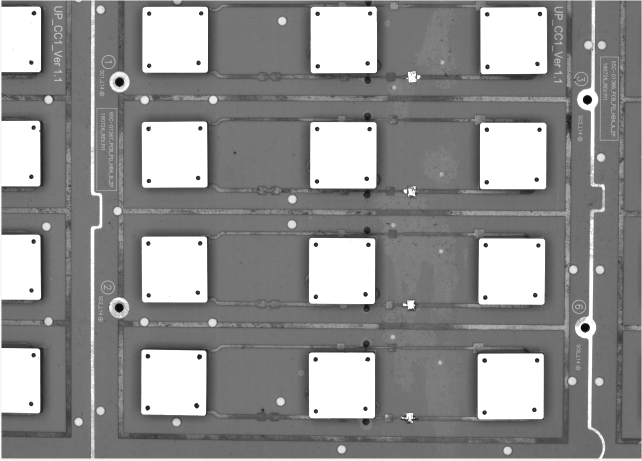
#> input picture _testcodes/원모양 탐지 (리벳의 원형만을 탐지 테스트코드)/2.png, 1284 x 922 px, given in place of the camera (shown at 1/2 size)
$ python ERI_Rivet_Detect_by_CircleDetector.py
#> lines starting #> are read from the running program, lines starting #| are printed output that depends on the picture; after the words box and inside, x2 and y2 are one past the last pixel; in counts of white or black regions, pixels touching at a corner belong together
import cv2
from more_itertools import unique_everseen
import numpy as np

# 2대의 카메라 해상도 설정 및 출력.
cap0 = cv2.VideoCapture(0)
cap0.set(cv2.CAP_PROP_FRAME_WIDTH, 1280) # Width 4608
cap0.set(cv2.CAP_PROP_FRAME_HEIGHT, 960) # Height 3288
print("첫번째 카메라 현재 해상도 %d x %d" %(cap0.get(3), cap0.get(4)))

cap1 = cv2.VideoCapture(1)
cap1.set(cv2.CAP_PROP_FRAME_WIDTH, 4608) # Width 4608
cap1.set(cv2.CAP_PROP_FRAME_HEIGHT, 3288) # Height 3288
print("두번째 카메라 현재 해상도 %d x %d" %(cap1.get(3), cap1.get(4)))

# 검사할 총 리벳갯수 입력 (기준값)
judge = 32

# 검출할 영역(관심영역)을 지정 (start point to end point of Rectangle Box).
ROI_list = [
    [(160, 50), (1200, 180)],
    [(150, 360), (1200, 500)],
    [(130, 640), (1250, 800)]
 ]

# 예외처리 박스
ex_w = 30   # 가로 x 세로
ex_h = 30
except_box = [
    [(205, 425)],
    [(910, 415)],
    [(440, 385)]
]

truevalue = 0
falsevalue = 0
wholevalue = 0

def judgefunc(cnt):
    global judge, truevalue, wholevalue, falsevalue

    wholevalue = wholevalue + 1         # 함수가 수행할때마다 증가
    if cnt == judge:                    # 판독값과 기준값이 일치할때 true값 증가
        truevalue = truevalue + 1
    else:                               # 판독값과 기준값이 일치할때 faluse값 증가
        falsevalue = falsevalue + 1


    # 함수가 5번 수행했을때 수행.
    if (wholevalue > 5):
        if truevalue > 3:               # true값이 3이상이다 합격(1)
            wholevalue = 0
            truevalue = 0
            return 1
        elif falsevalue > 3:            # false값이 3이상이다 불합격(-1)
            wholevalue = 0
            falsevalue = 0
            return -1
    else:                               # 판독안할 때는 그냥 return 0
        return 0

def houghCircle():
    fail = 0
    overfail = 0
    underfail = 0

    while True:

        # 프레임 읽기
        ret, frame = cap1.read()
#> frame is the input picture: shape (922, 1284, 3); min 7, max 255, mean 143.2

        # 화면 크기 조절 (본인에게 맞는 해상도 조절)
        result = cv2.resize(frame, (1280, 960), interpolation=cv2.INTER_LINEAR)
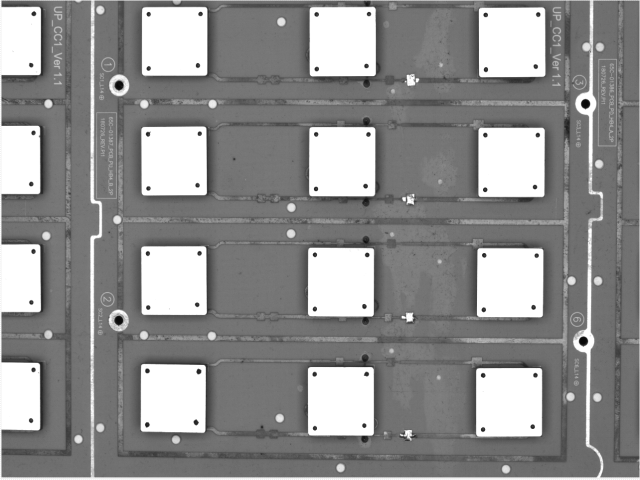
#> result: shape (960, 1280, 3) (shown at 1/2 size); min 7, max 255, mean 143.1
        img_gray = cv2.cvtColor(result, cv2.COLOR_BGR2GRAY)  # gray로 변환.

        # 관심영역(ROI, Range of Interest) 지정.
        for i in range(len(ROI_list)):
            result = cv2.rectangle(result, ROI_list[i][0], ROI_list[i][1], (150, 50, 150), 5)
            cv2.putText(result, 'ROI%d' %(i + 1), (ROI_list[i][0][0], ROI_list[i][0][1] - 3), cv2.FONT_HERSHEY_SIMPLEX, 1, (0, 0, 255), 2, cv2.LINE_AA)
#> this loop made 3 passes
#> pass 1, in houghCircle, `result = cv2.rectangle(result, ROI_list[i][0], ROI_list[i][1], (150, 5..`:
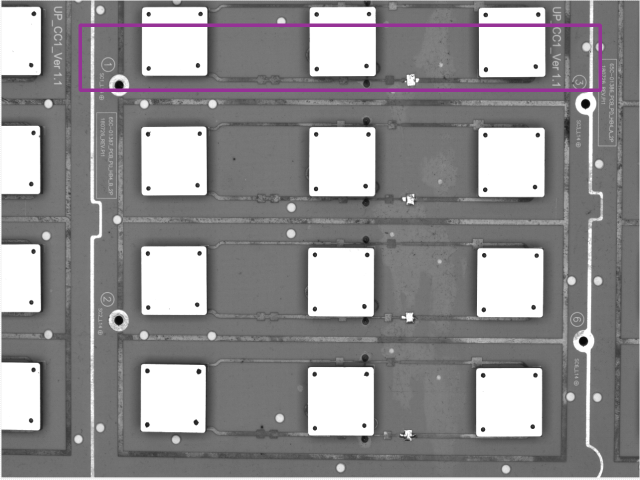
#> result: shape (960, 1280, 3) (shown at 1/2 size); 1.33% of pixels changed, all inside (x1, y1, x2, y2) = (157, 47, 1204, 184)
#> pass 2, in houghCircle, `result = cv2.rectangle(result, ROI_list[i][0], ROI_list[i][1], (150, 5..`:
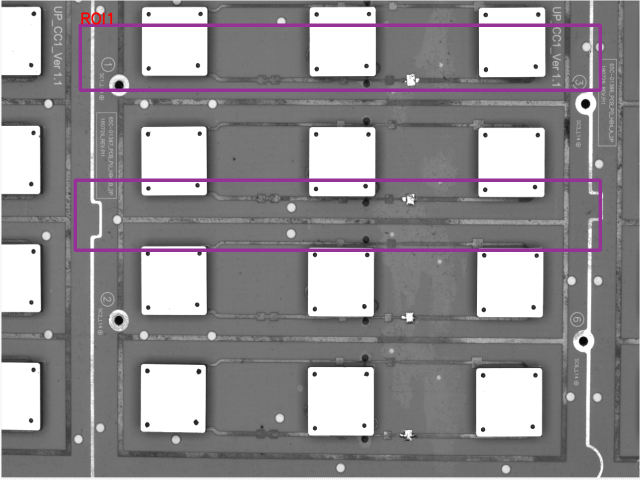
#> result: shape (960, 1280, 3) (shown at 1/2 size); 1.43% of pixels changed, all inside (x1, y1, x2, y2) = (147, 24, 1204, 504)
#> pass 3, in houghCircle, `result = cv2.rectangle(result, ROI_list[i][0], ROI_list[i][1], (150, 5..`:
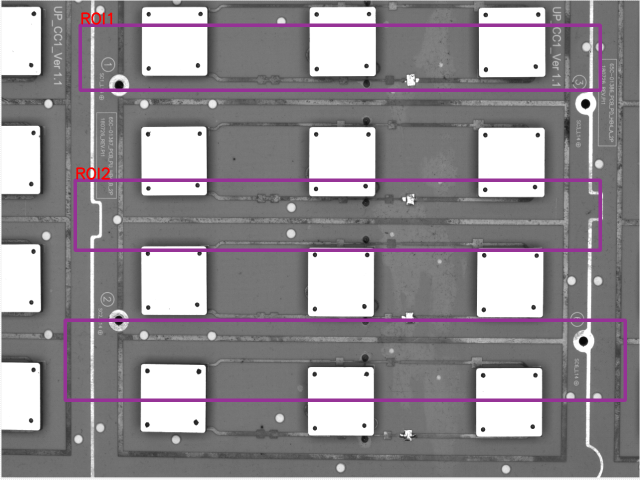
#> result: shape (960, 1280, 3) (shown at 1/2 size); 1.54% of pixels changed, all inside (x1, y1, x2, y2) = (127, 334, 1254, 804)
#> after the loop:
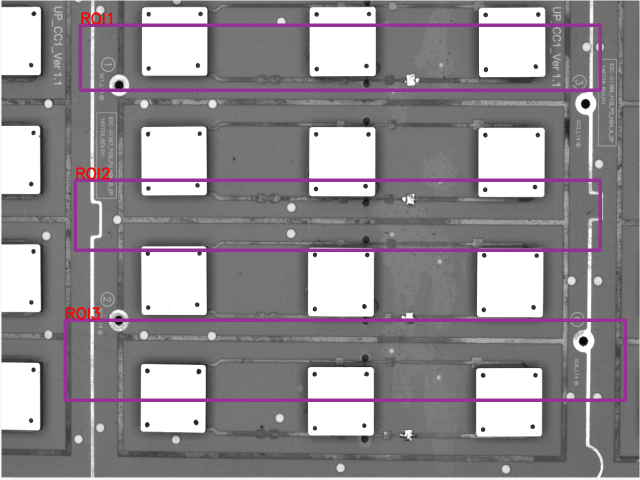
#> result: shape (960, 1280, 3) (shown at 1/2 size); 0.08% of pixels changed, all inside (x1, y1, x2, y2) = (132, 614, 201, 640)

        # 예외처리(Exception Box) 지정.
        for i in range(len(except_box)):
            result = cv2.rectangle(result, except_box[i][0], (except_box[i][0][0]+ex_w, except_box[i][0][1]+ex_h), (0, 255, 0), 1)
            cv2.putText(result, 'expt%d' %(i + 1), (except_box[i][0][0], except_box[i][0][1] - 3), cv2.FONT_HERSHEY_SIMPLEX, 1, (0, 255, 0), 1, cv2.LINE_AA)
#> result: shape (960, 1280, 3); mean B, G, R 142.9, 139.1, 143.4


        # param1 = 250, param2 = 20
                                     # 원본과 비율 / 찾은 원들간의 최소 중심거리 / param1, param2를 조절해 원을 찾음 250 20 5 30
        circles = cv2.HoughCircles(img_gray, cv2.HOUGH_GRADIENT, 1.208, 10, param1=34, param2=24, minRadius=10, maxRadius=13)
#> circles = [[1154.2, 638.4, 12.3], [215.6, 128.7, 12.3], [1159.1, 163.7, 12.3], [214.4, 597.4, 12.3], [580.4, 466.9, 12.3], [232.5, 439.1, 12.3]]

        # 관심영역내 원만을 탐지함.
        if circles is not None:
            circles = np.uint16(np.around(circles))
#> circles = [[1154, 638, 12], [216, 129, 12], [1159, 164, 12], [214, 597, 12], [580, 467, 12], [233, 439, 12]]

            # 미리 예외 처리 하고 들어감.
            # if ( (i[0] < except_box[0][0][0] or i[0] > except_box[0][0][0]+ex_w) or (i[1] < except_box[0][0][1] or i[1] > except_box[0][0][1]+ex_h) ):
            #     if ( (i[0] < except_box[1][0][0] or i[0] > except_box[1][0][0]+ex_w) or (i[1] < except_box[1][0][1] or i[1] > except_box[1][0][1]+ex_h) ):
            #         cv2.circle(result, (i[0], i[1]), i[2], (0, 0, 255), 2)  # 원 외곽 컨투어 표시.
            #         cv2.circle(result, (i[0], i[1]), 3, (255, 0, 40), -1)  # 원의 중심점을 표시

            cnt = 0
            whole_circle_list = []
            whole_circle_tuple = []
            except_center_list = []
            for i in circles[0, :]:
                for j in range(len(ROI_list)):
                    if (i[0] > ROI_list[j][0][0] and i[0] < ROI_list[j][1][0]) and (i[1] > ROI_list[j][0][1] and i[1] < ROI_list[j][1][1]):  # ROI 관심영역 내에서 찾아냄.
                        whole_circle_list.append([i[0], i[1]])  # ROI 내 모든 중심점.
                        # cnt = cnt + 1

                        for k in range(len(except_box)):
                            if (i[0] > except_box[k][0][0] and i[0] < (except_box[k][0][0] + ex_w)) and (i[1] > except_box[k][0][1] and i[1] < (except_box[k][0][1] + ex_h)):
                                except_center_list.append([i[0], i[1]])             # 예외처리 중심점을 리스트에 추가
                                whole_circle_list.remove(except_center_list[0])     # 예외처리 리스트에 있는 중심점들을 전체 중심점리스트에서 제거
                                # print("예외처리 중심점:", except_center_list)
                                except_center_list.pop()                            # 제외 처리를 하고나서 값을 빼서 다음 값을 프로세스 진행하도록 함.

                        # [14 lines of commented-out code are left out]
                for n in range(len(whole_circle_list)):
                    whole_circle_tuple.append(tuple(whole_circle_list[n]))
#> this loop made 6 passes
#> after the loop, except_center_list = []; whole_circle_list = [[216, 129], [1159, 164], [580, 467]]; whole_circle_tuple = [(216, 129), (216, 129), (1159, 164), (216, 129), (1159, 164), (216, 129), (1159, 164), (580, 467), (216, 129), (1159, 164), (580, 467)]
            # 화면 출력
            whole_circle_tuple = list(unique_everseen(whole_circle_tuple))      # 중복 리스트 제거함수. unique_everseen
#> whole_circle_tuple = [(216, 129), (1159, 164), (580, 467)]
            for z in range(len(whole_circle_tuple)):
                cv2.circle(result, whole_circle_tuple[z], i[2], (0, 0, 255), 2)  # 원 외곽 컨투어 표시.
                cv2.circle(result, whole_circle_tuple[z], 3, (255, 0, 40), -1)  # 원의 중심점을 표시
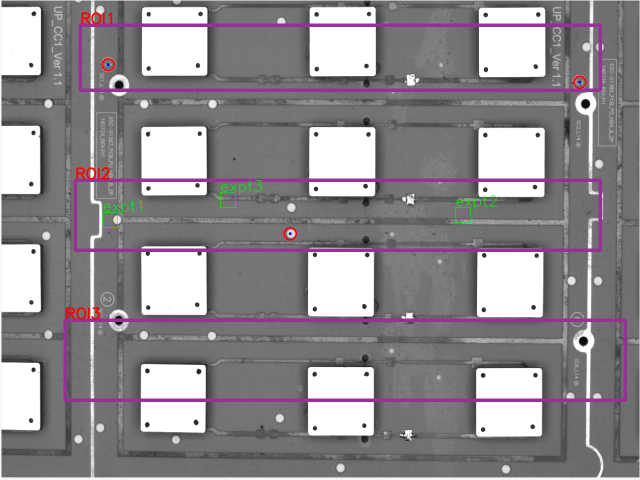
#> result: shape (960, 1280, 3) (shown at 1/2 size); mean B, G, R 142.9, 139, 143.4

            #
            # cnt = 0
            # for i in circles[0, :]:
            #     if (i[0] > ROI_list[0][0][0] and i[0] < ROI_list[0][1][0]) and (i[1] > ROI_list[0][0][1] and i[1] < ROI_list[0][1][1]):        # ROI 관심영역 내에서 찾아냄.
            #
            #         cv2.circle(result, (i[0], i[1]), i[2], (0, 0, 255), 2)    # 원 외곽 컨투어 표시.
            #         cv2.circle(result, (i[0], i[1]), 3, (255, 0, 40), -1)     # 원의 중심점을 표시
            #         cnt = cnt + 1
            #
            #     if (i[0] > ROI_list[1][0][0] and i[0] < ROI_list[1][1][0]) and (i[1] > ROI_list[1][0][1] and i[1] < ROI_list[1][1][1]):        # ROI 관심영역 내에서 찾아냄.
            #
            #         cv2.circle(result, (i[0], i[1]), i[2], (0, 0, 255), 2)    # 원 외곽 컨투어 표시.
            #         cv2.circle(result, (i[0], i[1]), 3, (255, 0, 40), -1)     # 원의 중심점을 표시
            #         cnt = cnt + 1
            #
            #     if (i[0] > ROI_list[2][0][0] and i[0] < ROI_list[2][1][0]) and (i[1] > ROI_list[2][0][1] and i[1] < ROI_list[2][1][1]):        # ROI 관심영역 내에서 찾아냄.
            #
            #         cv2.circle(result, (i[0], i[1]), i[2], (0, 0, 255), 2)    # 원 외곽 컨투어 표시.
            #         cv2.circle(result, (i[0], i[1]), 3, (255, 0, 40), -1)     # 원의 중심점을 표시
            #         cnt = cnt + 1


            # 원의 갯수
            cnt = len(whole_circle_list)
#> cnt = 3

            PassOrNG = judgefunc(cnt)
#> PassOrNG = 0

            if (PassOrNG == 1):
                print("PASS")
            elif (PassOrNG == -1):
                print("NG")
            else:
                pass

            # cv2.imshow('ori',img2)
            cv2.imshow('HoughCircle', result)

            # [12 lines of commented-out code are left out]

            if cv2.waitKey(1) & 0xFF == ord('q'):
#> (key q is pressed here)
                break
        else:
            print('원을 찾을 수 없음')

    cap1.release()
    cv2.destroyAllWindows()


if __name__ == "__main__":
    # 메인함수
    houghCircle()
